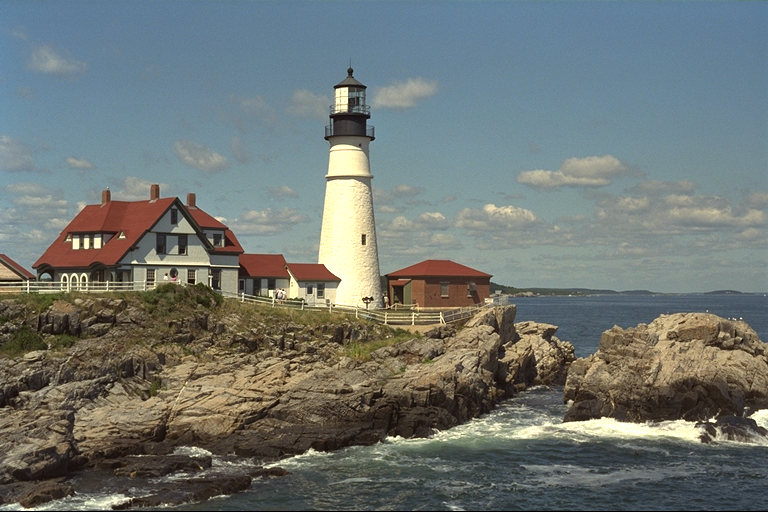
#> input picture lesson_1/data/kodim21.png, 768 x 512 px
$ python main.py
#> lines starting #> are read from the running program, lines starting #| are printed output that depends on the picture
import cv2
import numpy as np

from matplotlib import pyplot as plt
plt.rcParams['figure.figsize'] = [10, 5]

img = cv2.imread('data/kodim21.png')
#> img is the input picture: shape (512, 768, 3); mean B, G, R 114.5, 118, 111.6

img_rgb = cv2.cvtColor(img, cv2.COLOR_BGR2RGB)

plt.imshow(img_rgb)
plt.show()

# Split the image into the three colour channels
red, green, blue = cv2.split(img)
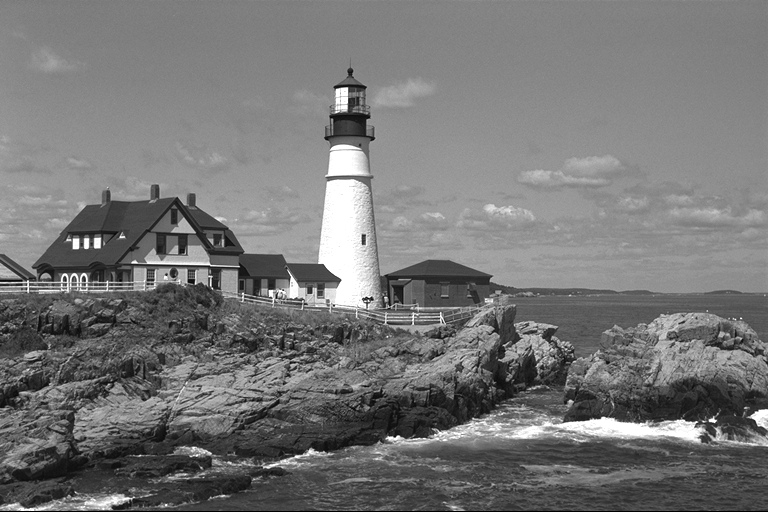
#> green: shape (512, 768); min 0, max 255, mean 118
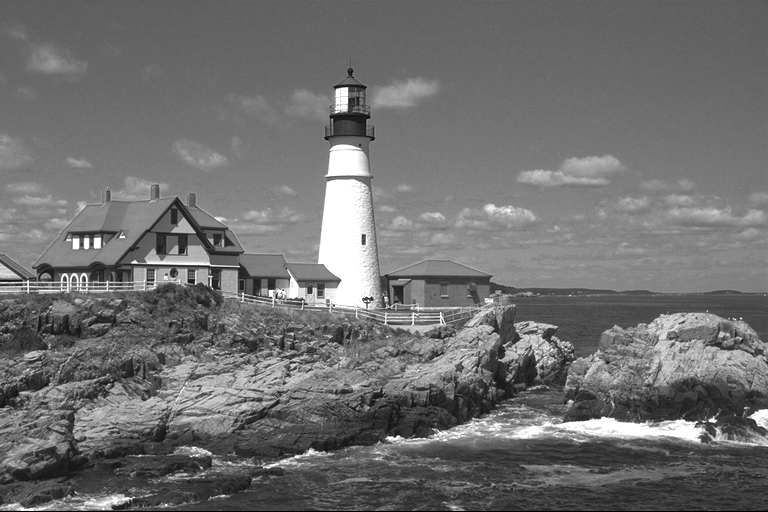
#> blue: shape (512, 768); min 0, max 255, mean 111.6

# Compose the image in the RGB colour space
img1 = cv2.merge([red, green, blue])

# Compose the image in the RBG colour space
img2 = cv2.merge([red, blue, green])
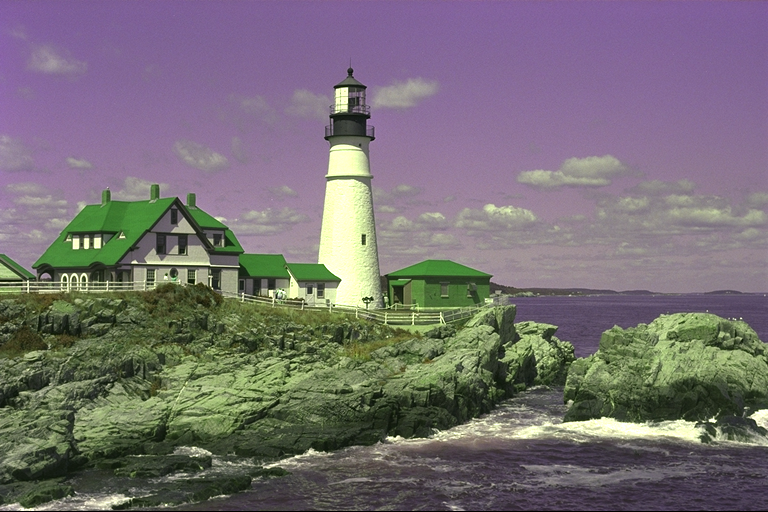
#> img2: shape (512, 768, 3); mean of channels 0, 1, 2 114.5, 111.6, 118; drawn as B, G, R

# Compose the image in the GRB colour space
img3 = cv2.merge([green, red, blue])
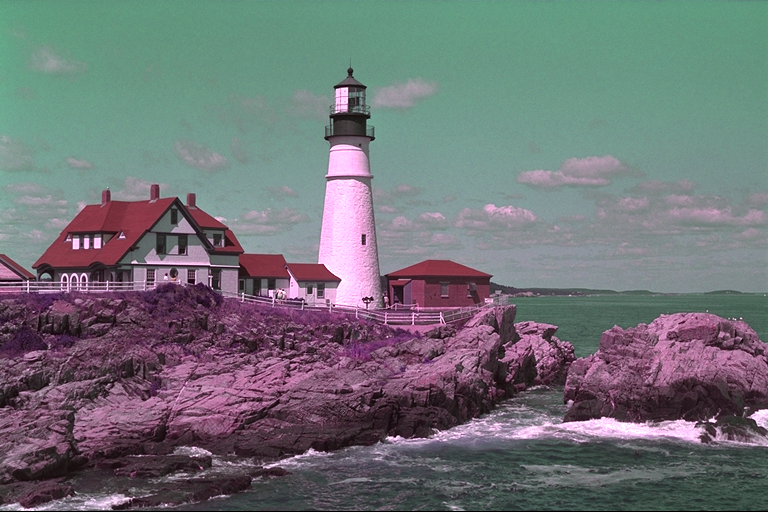
#> img3: shape (512, 768, 3); mean of channels 0, 1, 2 118, 114.5, 111.6; drawn as B, G, R

# Compose the image in the BGR colour space
img4 = cv2.merge([blue, green, red])

# Create the collage
out1 = np.hstack([img1, img2])
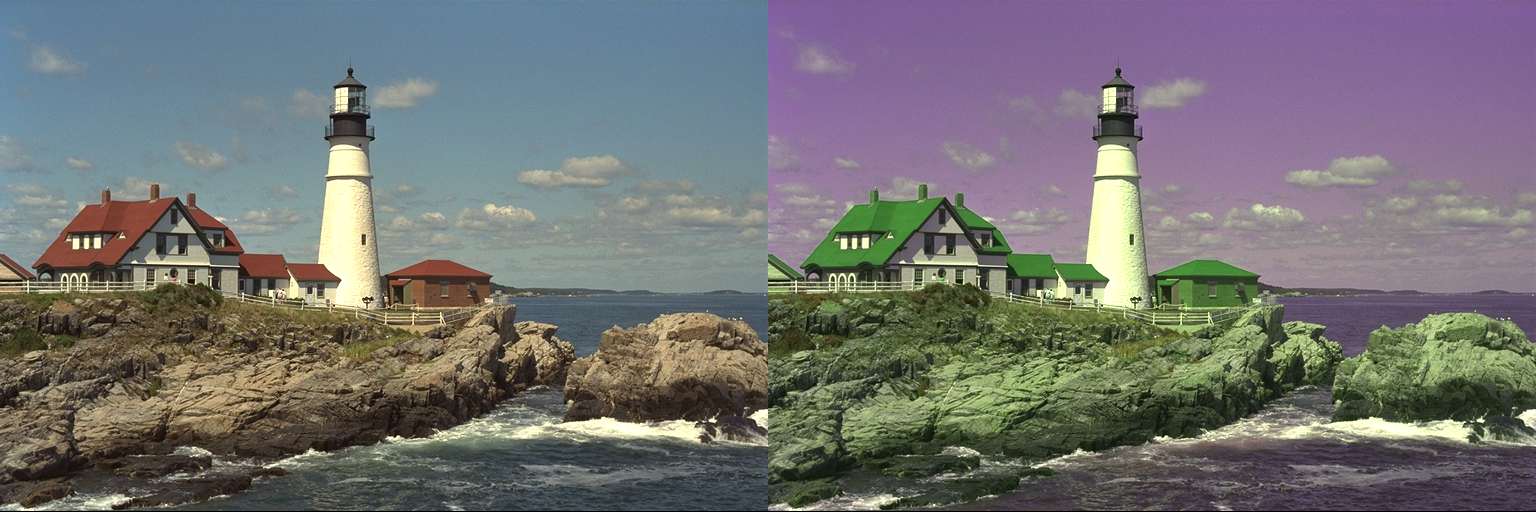
#> out1: shape (512, 1536, 3); mean B, G, R 114.5, 114.8, 114.8
out2 = np.hstack([img3, img4])
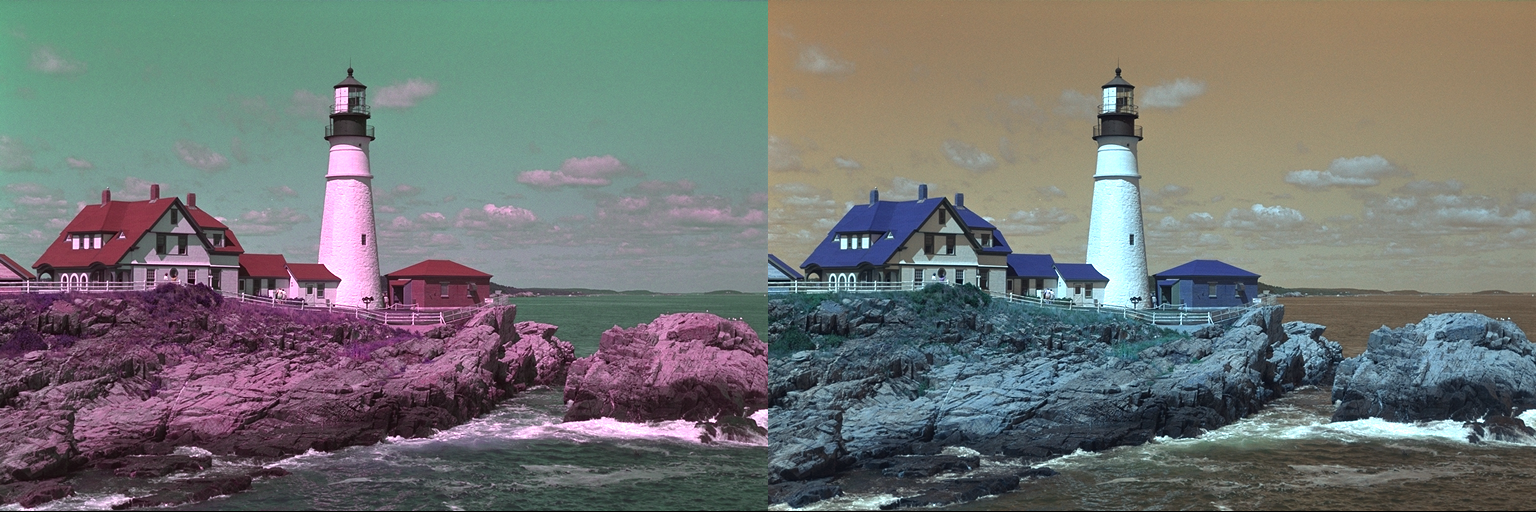
#> out2: shape (512, 1536, 3); mean of channels 0, 1, 2 114.8, 116.3, 113.1; drawn as B, G, R
out = np.vstack([out1, out2])
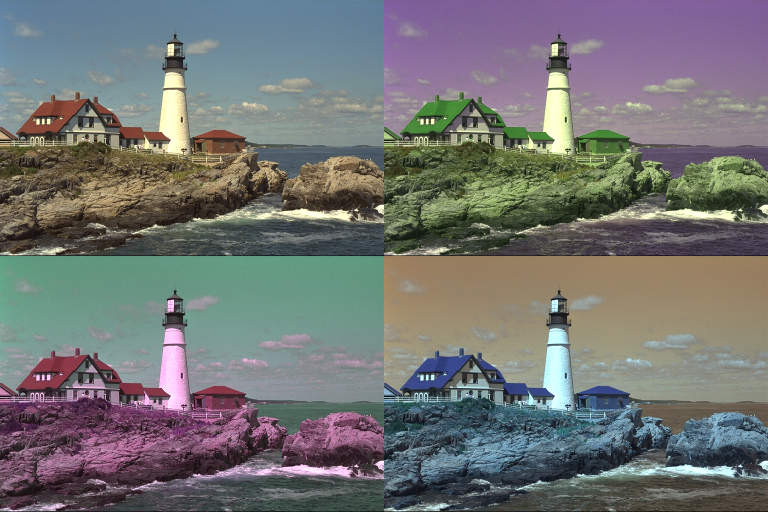
#> out: shape (1024, 1536, 3) (shown at 1/2 size); mean B, G, R 114.7, 115.5, 113.9

# Plot the collage
plt.imshow(out)
plt.axis(False)
plt.show()
